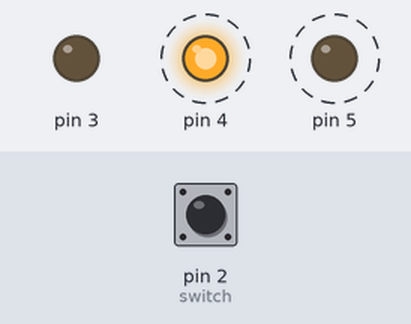
This sketch was run on a simulated Arduino Uno, built with avr-gcc and run on an emulated ATmega328P. Parts: output pins drawn as LEDs (lit = HIGH). Dashed ring = blinking. Inputs (shaded band) come from the test bench; at power-on: pin 2 (switch) HIGH.

Above: at 1.17 s.
1.4 s: pin 2 (switch) pulled LOW for 3.2 s
At 1.62 s:
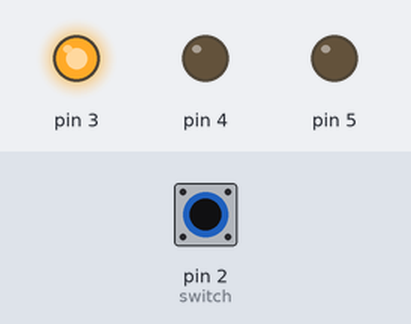
At 2.4 s:
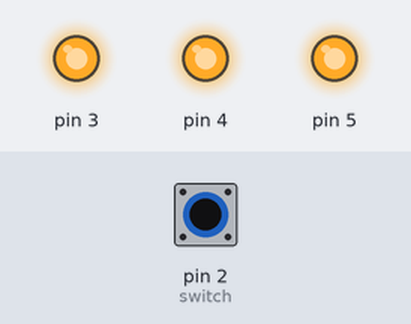
Timing chart, 0 to 12.1 s (numbered marks = the images above; inputs shaded):
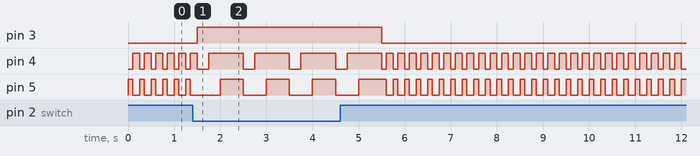

The sketch:

sketch_oct04_proj02.ino
```cpp
int switchState = 0;

void setup() {
  pinMode(3, OUTPUT);
  pinMode(4, OUTPUT);
  pinMode(5, OUTPUT);
  pinMode(2, INPUT);
}

void loop() {
  switchState = digitalRead(2); // read switch state at pin2
  if (switchState == LOW) {
    // button is not pressed
    digitalWrite(3, HIGH); // turn green ON
    digitalWrite(4, LOW); // turn red OFF
    digitalWrite(5, LOW); // turn red OFF
    delay(250);
    digitalWrite(4, HIGH);
    delay(250);
    digitalWrite(5, HIGH);
    delay(500);
  }
  else { // button is pressed
    digitalWrite(3, LOW);
    digitalWrite(4, LOW);
    digitalWrite(5, HIGH);

    delay(100);
    //toggle lights
    digitalWrite(4, HIGH);
    digitalWrite(5, LOW);
    delay(150);
  }
} // end of loop
```

Measured:
- after the input at 1.4 s, pin 3: LOW → HIGH after 0.10 s, → LOW 4.0 s later
